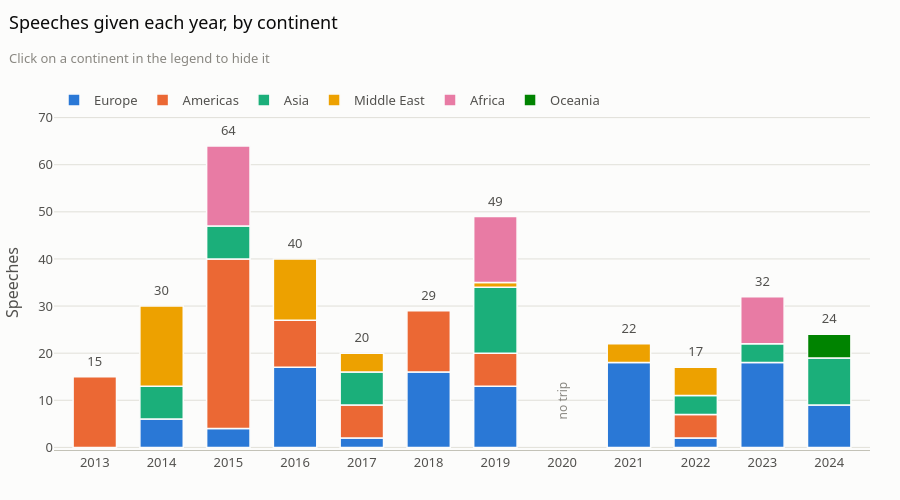

Here is the notebook cell this chart was saved with:
### Markdown cell above
### When?

### Code cell
per_year = df.groupby(["annee", "continent"]).size().rename("speeches").reset_index()
totals = df.groupby("annee").size().reindex(range(2013, 2025), fill_value=0)

fig = px.bar(per_year, x="annee", y="speeches", color="continent",
             category_orders={"continent": en.CONTINENT_ORDER}, color_discrete_map=en.CONTINENT_COLORS)
fig.update_traces(marker_line_color=g.FOND, marker_line_width=1.5,
                  hovertemplate="%{x}, %{fullData.name}: %{y} speeches<extra></extra>")
fig.add_scatter(x=totals.index, y=totals + 3, text=totals.where(totals > 0, ""), mode="text",
                showlegend=False, hoverinfo="skip", textfont=dict(color=g.ENCRE_2))
fig.add_annotation(x=2020, y=10, text="no trip", textangle=-90, showarrow=False, font=dict(size=12, color=g.GRIS))
fig.update_xaxes(title=None, dtick=1)
fig.update_yaxes(title="Speeches", showgrid=True)
g.titre(fig, "Speeches given each year, by continent",
        "Click on a continent in the legend to hide it", hauteur=500)
fig.show()

### Figure 1 — Plotly figure (JSON) as saved in the notebook; plotly's stock layout.template omitted (floating-point values rounded to 4 significant figures)
{"data": [{"hovertemplate": "%{x}, %{fullData.name}: %{y} speeches<extra></extra>", "legendgroup": "Europe", "marker": {"color": "#2a78d6", "line": {"color": "#fcfcfb", "width": 1.5}, "pattern": {"shape": ""}}, "name": "Europe", "orientation": "v", "showlegend": true, "textposition": "auto", "type": "bar", "x": [2014, 2015, 2016, 2017, 2018, 2019, 2021, 2022, 2023, 2024], "xaxis": "x", "y": [6, 4, 17, 2, 16, 13, 18, 2, 18, 9], "yaxis": "y"}, {"hovertemplate": "%{x}, %{fullData.name}: %{y} speeches<extra></extra>", "legendgroup": "Americas", "marker": {"color": "#eb6834", "line": {"color": "#fcfcfb", "width": 1.5}, "pattern": {"shape": ""}}, "name": "Americas", "orientation": "v", "showlegend": true, "textposition": "auto", "type": "bar", "x": [2013, 2015, 2016, 2017, 2018, 2019, 2022], "xaxis": "x", "y": [15, 36, 10, 7, 13, 7, 5], "yaxis": "y"}, {"hovertemplate": "%{x}, %{fullData.name}: %{y} speeches<extra></extra>", "legendgroup": "Asia", "marker": {"color": "#1baf7a", "line": {"color": "#fcfcfb", "width": 1.5}, "pattern": {"shape": ""}}, "name": "Asia", "orientation": "v", "showlegend": true, "textposition": "auto", "type": "bar", "x": [2014, 2015, 2017, 2019, 2022, 2023, 2024], "xaxis": "x", "y": [7, 7, 7, 14, 4, 4, 10], "yaxis": "y"}, {"hovertemplate": "%{x}, %{fullData.name}: %{y} speeches<extra></extra>", "legendgroup": "Middle East", "marker": {"color": "#eda100", "line": {"color": "#fcfcfb", "width": 1.5}, "pattern": {"shape": ""}}, "name": "Middle East", "orientation": "v", "showlegend": true, "textposition": "auto", "type": "bar", "x": [2014, 2016, 2017, 2019, 2021, 2022], "xaxis": "x", "y": [17, 13, 4, 1, 4, 6], "yaxis": "y"}, {"hovertemplate": "%{x}, %{fullData.name}: %{y} speeches<extra></extra>", "legendgroup": "Africa", "marker": {"color": "#e87ba4", "line": {"color": "#fcfcfb", "width": 1.5}, "pattern": {"shape": ""}}, "name": "Africa", "orientation": "v", "showlegend": true, "textposition": "auto", "type": "bar", "x": [2015, 2019, 2023], "xaxis": "x", "y": [17, 14, 10], "yaxis": "y"}, {"hovertemplate": "%{x}, %{fullData.name}: %{y} speeches<extra></extra>", "legendgroup": "Oceania", "marker": {"color": "#008300", "line": {"color": "#fcfcfb", "width": 1.5}, "pattern": {"shape": ""}}, "name": "Oceania", "orientation": "v", "showlegend": true, "textposition": "auto", "type": "bar", "x": [2024], "xaxis": "x", "y": [5], "yaxis": "y"}, {"hoverinfo": "skip", "mode": "text", "showlegend": false, "text": [15, 30, 64, 40, 20, 29, 49, "", 22, 17, 32, 24], "textfont": {"color": "#52514e"}, "type": "scatter", "x": [2013, 2014, 2015, 2016, 2017, 2018, 2019, 2020, 2021, 2022, 2023, 2024], "y": [18, 33, 67, 43, 23, 32, 52, 3, 25, 20, 35, 27]}], "layout": {"annotations": [{"font": {"color": "#898781", "size": 12}, "showarrow": false, "text": "no trip", "textangle": -90, "x": 2020, "y": 10}], "barmode": "relative", "height": 500, "legend": {"title": {"text": ""}, "tracegroupgap": 0}, "margin": {"t": 115}, "title": {"subtitle": {"font": {"color": "#898781", "size": 13}, "text": "Click on a continent in the legend to hide it"}, "text": "Speeches given each year, by continent"}, "xaxis": {"anchor": "y", "domain": [0.0, 1.0], "dtick": 1, "title": {}}, "yaxis": {"anchor": "x", "domain": [0.0, 1.0], "showgrid": true, "title": {"text": "Speeches"}}}}
